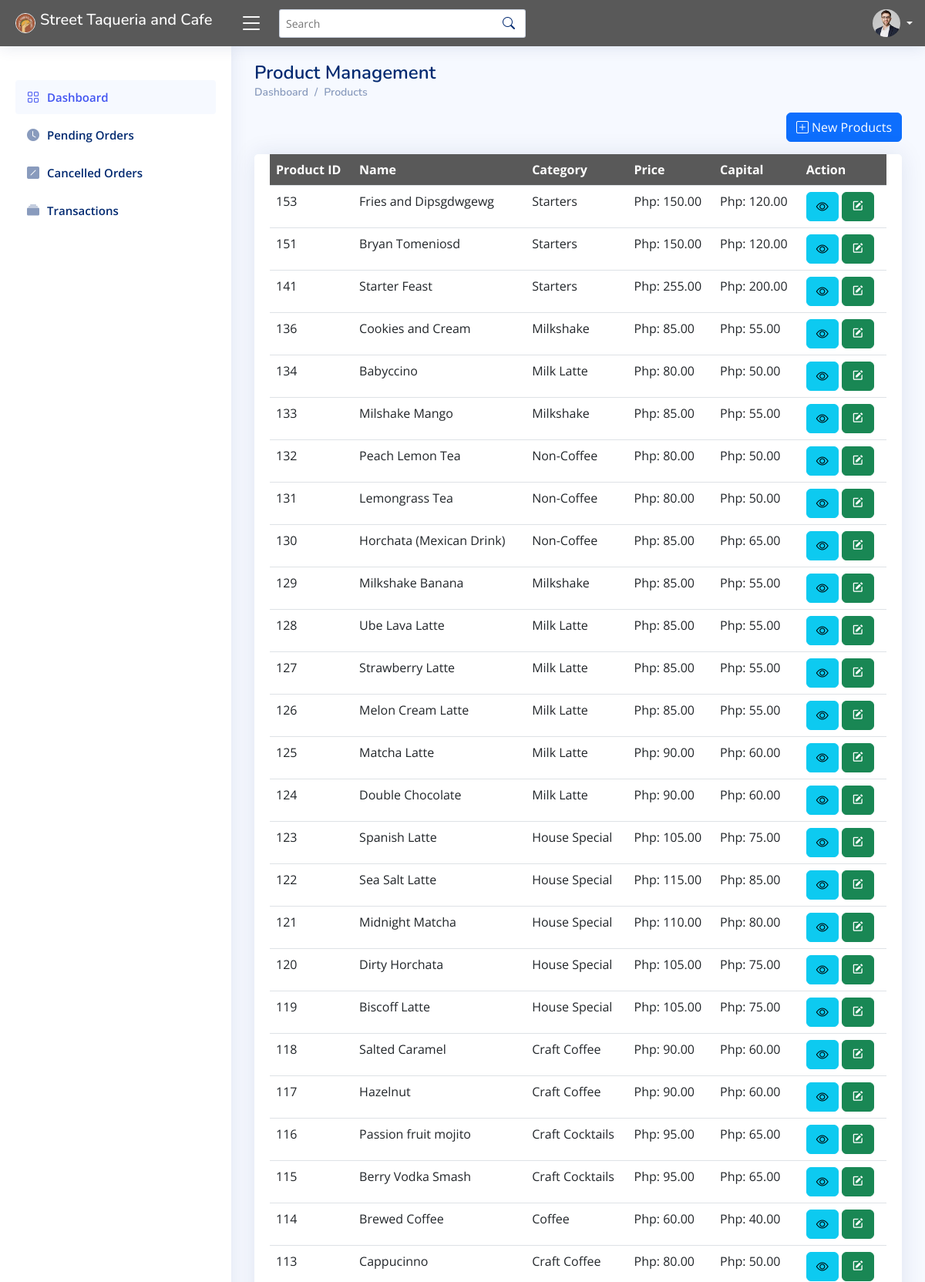
The app's page /stcadmin/ad_addproducts.php (upper part) with its own data.
### tables this page shows
CREATE TABLE `products` (
  `id` int(11) NOT NULL,
  `class` varchar(50) NOT NULL,
  `image` varchar(50) NOT NULL,
  `name` varchar(50) NOT NULL,
  `price` varchar(50) NOT NULL,
  `capital` double NOT NULL,
  `code` varchar(50) NOT NULL,
  `qty` int(3) NOT NULL,
  `prod_qntty` int(11) NOT NULL,
  `purchased` int(11) NOT NULL,
  `status` int(11) NOT NULL DEFAULT 1,
  `qty_change_at` date NOT NULL DEFAULT current_timestamp()
);

### stcadmin/ad_addproducts.php (the view, shortened to what this page needs)
<!DOCTYPE html>
<html lang="en">
<head>
  <link href="assets/vendor/bootstrap/css/bootstrap.min.css" rel="stylesheet">
  <link href="assets/vendor/bootstrap-icons/bootstrap-icons.css" rel="stylesheet">
  <link href="assets/vendor/boxicons/css/boxicons.min.css" rel="stylesheet">
  <link href="assets/vendor/quill/quill.snow.css" rel="stylesheet">
  <link href="assets/vendor/quill/quill.bubble.css" rel="stylesheet">
  <link href="assets/vendor/remixicon/remixicon.css" rel="stylesheet">
  <link href="assets/vendor/simple-datatables/style.css" rel="stylesheet">
  <link href="assets/css/style.css" rel="stylesheet">
</head>
<body>
  <?php include("ad_header.php") ?>
  <?php include("ad_sidebar.php") ?>
  <main id="main" class="main">
    <div class="pagetitle">
      <h1>Product Management</h1>
      <nav>
        <ol class="breadcrumb">
          <li class="breadcrumb-item"><a href="index.php">Dashboard</a></li>
          <li class="breadcrumb-item active"><a href="ad_approved.transactions.php">Products<a></li>
        </ol>
      </nav>
    </div>
    <section class="section">
            <button type="button" class="btn btn-primary" data-bs-toggle="modal" data-bs-target="#verticalycentered" style="float: right">
              <i class="bi-plus-square"></i> New Products
            </button><br>
    </section>
    <section class="section">
      <div class="row">
        <div class="col-lg-12">
        <div class="card recent-sales overflow-auto">
            <?php
			        $query = 'SELECT * FROM products ORDER BY id DESC';
			        $stmt = $conn->prepare($query);
			        $stmt->execute();
			        $result = $stmt->get_result();
			      ?>
            <div class="card-body">
                    <table id="data-table" class="table">
                        <thead style="background-color:#595959; color:white">
                            <tr>
                              <th scope="col">Product ID</th>
                              <th scope="col">Name</th>
                              <th scope="col">Category</th>
                              <th scope="col">Price</th>
                              <th scope="col">Capital</th>
                              <th scope="col">Action</th>
                            </tr>
                        </thead>
                        <tbody>
                            <?php while ($row = $result->fetch_assoc()) { ?>
                                <tr>
                                  <td><?= $row['id']; ?></td>
                                  <td><?= $row['name']; ?></td>
                                  <td><?= $row['class']; ?></td>
                                  <td>Php: <?= number_format($row['price'],2); ?></td>
                                  <td>Php: <?= number_format($row['capital'],2); ?></td>
                                  <td>
                                    <a href="ad_view_products.php?details=<?= $row['id']; ?>" type="button" class="btn btn-info" data-bs-target="#verticalycentered">
                                    <i class="bi bi-eye"></i></a>
                                    <a href="ad_edit_products.php?edit=<?= $row['id']; ?>" type="button" class="btn btn-success" data-bs-toggle="modal1" data-bs-target="#verticalycentered1"><i class="bx bxs-edit"></i></a>
                                  </td>
                                </tr>
                            <?php } ?>
                        </tbody>
                    </table>
            </div>
            </div>
        </div>
      </div>
    </section>
  </main>
</body>
</html>

### stcadmin/assets/css/style.css (style rules this page uses)
:root { scroll-behavior: smooth; }
body { font-family: "Open Sans", sans-serif; background: #f6f9ff; color: #444444; }
a { color: #4154f1; text-decoration: none; }
h1, h2, h3, h4, h5, h6 { font-family: "Nunito", sans-serif; }
#main { margin-top: 60px; padding: 20px 30px; transition: all 0.3s; }
.pagetitle { margin-bottom: 10px; }
.pagetitle h1 { font-size: 24px; margin-bottom: 0; font-weight: 600; color: #012970; }
.card { margin-bottom: 30px; border: none; border-radius: 5px; box-shadow: 0px 0 30px rgba(1, 41, 112, 0.1); }
.card-body { padding: 0 20px 20px 20px; }
.breadcrumb { font-size: 14px; font-family: "Nunito", sans-serif; color: #899bbd; font-weight: 600; }
.breadcrumb a { color: #899bbd; transition: 0.3s; }
.breadcrumb .breadcrumb-item::before { color: #899bbd; }
.breadcrumb .active { color: #51678f; font-weight: 600; }
@media (min-width: 1200px) { #main, #footer { margin-left: 300px; } }

### records on screen
products: id "153", name "Fries and Dipsgdwgewg", class "Starters", price "150.00", capital "120.00"
products: id "151", name "Bryan Tomeniosd", class "Starters", price "150.00", capital "120.00"
products: id "141", name "Starter Feast", class "Starters", price "255.00", capital "200.00"
products: id "136", name "Cookies and Cream", class "Milkshake", price "85.00", capital "55.00"
products: id "134", name "Babyccino", class "Milk Latte", price "80.00", capital "50.00"
products: id "133", name "Milshake Mango", class "Milkshake", price "85.00", capital "55.00"
products: id "132", name "Peach Lemon Tea", class "Non-Coffee", price "80.00", capital "50.00"
products: id "131", name "Lemongrass Tea", class "Non-Coffee", price "80.00", capital "50.00"
products: id "130", name "Horchata (Mexican Drink)", class "Non-Coffee", price "85.00", capital "65.00"
products: id "129", name "Milkshake Banana", class "Milkshake", price "85.00", capital "55.00"
products: id "128", name "Ube Lava Latte", class "Milk Latte", price "85.00", capital "55.00"
products: id "127", name "Strawberry Latte", class "Milk Latte", price "85.00", capital "55.00"
products: id "126", name "Melon Cream Latte", class "Milk Latte", price "85.00", capital "55.00"
products: id "125", name "Matcha Latte", class "Milk Latte", price "90.00", capital "60.00"
products: id "124", name "Double Chocolate", class "Milk Latte", price "90.00", capital "60.00"
products: id "123", name "Spanish Latte", class "House Special", price "105.00", capital "75.00"
products: id "122", name "Sea Salt Latte", class "House Special", price "115.00", capital "85.00"
products: id "121", name "Midnight Matcha", class "House Special", price "110.00", capital "80.00"
products: id "120", name "Dirty Horchata", class "House Special", price "105.00", capital "75.00"
products: id "119", name "Biscoff Latte", class "House Special", price "105.00", capital "75.00"
products: id "118", name "Salted Caramel", class "Craft Coffee", price "90.00", capital "60.00"
products: id "117", name "Hazelnut", class "Craft Coffee", price "90.00", capital "60.00"
products: id "116", name "Passion fruit mojito", class "Craft Cocktails", price "95.00", capital "65.00"
products: id "115", name "Berry Vodka Smash", class "Craft Cocktails", price "95.00", capital "65.00"
products: id "114", name "Brewed Coffee", class "Coffee", price "60.00", capital "40.00"
products: id "113", name "Cappucinno", class "Craft Coffee", price "80.00", capital "50.00"
